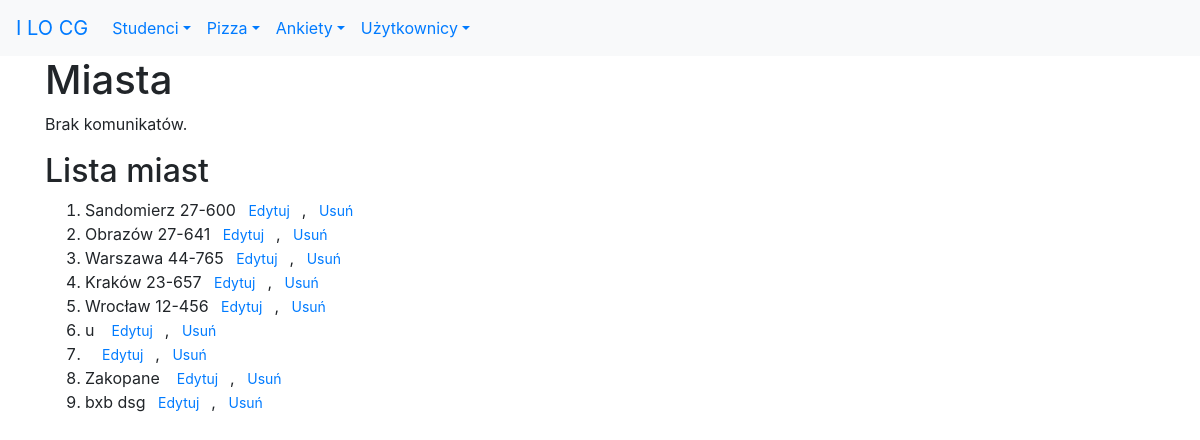
/studenci/miasta/lista, run on an earlier commit of the app's database.
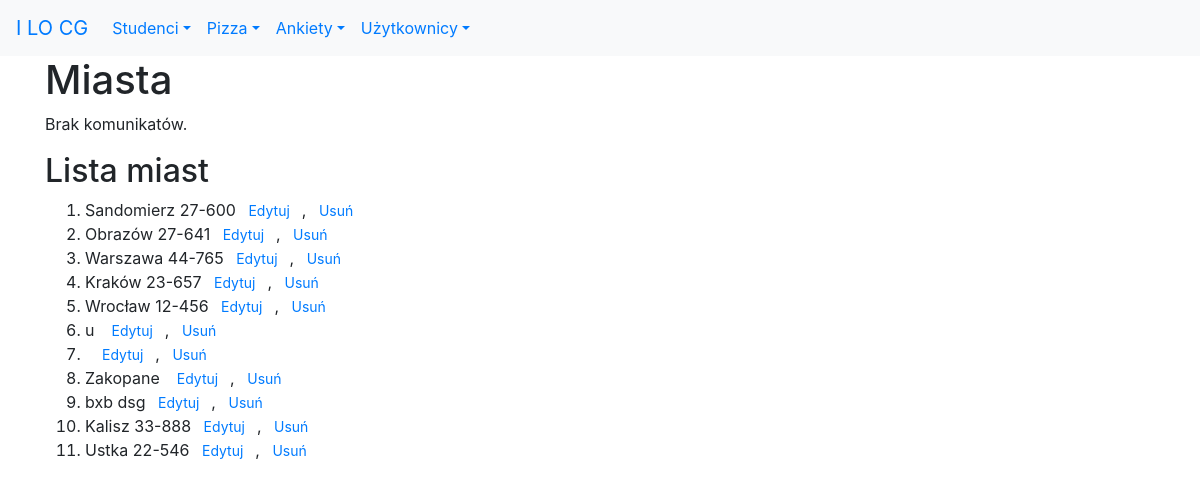
And on a later commit of the database.
### studenci/models.py (models this page shows, shortened)
class Miasto(models.Model):
    nazwa = models.CharField(
        verbose_name='miasto',
        max_length=30,
        help_text='Nazwa miasta')
    kod = models.CharField(
        max_length=6,
        help_text='Kod pocztowy')
    class Meta:
        verbose_name_plural = "miasta"

### studenci/templates/studenci/miasto_list.html
{% extends 'szablon.html' %}
{% block naglowek %}Miasta{% endblock naglowek %}
{% block tresc %}
<h2>Lista miast</h2>
<ol>
    {% for miasto in object_list %}
        <li>{{ miasto.nazwa }}&nbsp;{{ miasto.kod }}
            <a href="{% url 'studenci:miasta_edytuj' miasto.id %}" class="btn-sm"> Edytuj </a>,
            <a href="{% url 'studenci:miasta_usun' miasto.id %}" class="btn-sm"> Usuń </a>
        </li>
    {% endfor %}
</ol>
{% endblock tresc %}

What changed in the data, as far as the page shows it:
added Miasto: nazwa "Kalisz", kod "33-888"
added Miasto: nazwa "Ustka", kod "22-546"
